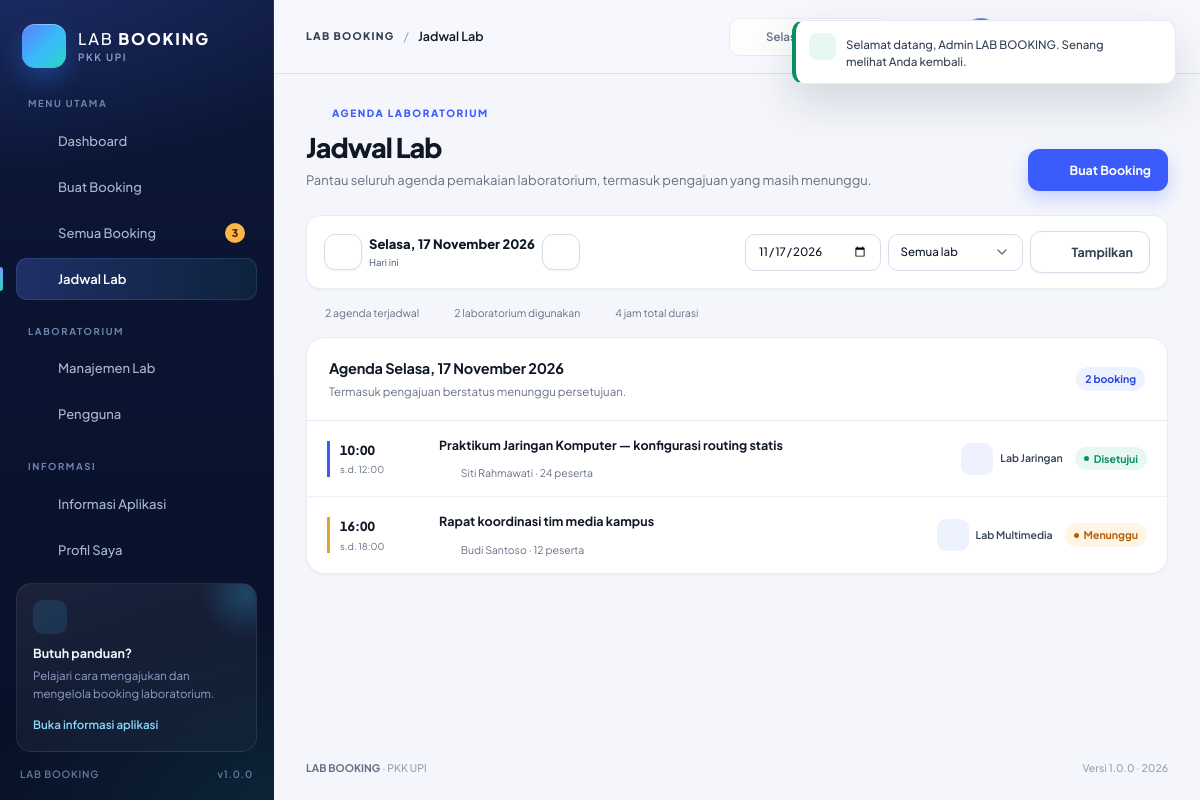
The page /schedule.php (signed in) on the database its author committed.
### tables this page shows
CREATE TABLE `bookings` (
    `id`           INT UNSIGNED NOT NULL AUTO_INCREMENT,
    `booking_code` VARCHAR(24) NOT NULL,
    `user_id`      INT UNSIGNED NOT NULL,
    `lab_id`       INT UNSIGNED NOT NULL,
    `booking_date` DATE NOT NULL,
    `start_time`   TIME NOT NULL,
    `end_time`     TIME NOT NULL,
    `purpose`      VARCHAR(255) NOT NULL,
    `participants` SMALLINT UNSIGNED NOT NULL DEFAULT 1,
    `status`       ENUM('pending', 'approved', 'rejected', 'cancelled', 'completed') NOT NULL DEFAULT 'pending',
    `admin_note`   TEXT DEFAULT NULL,
    `reviewed_by`  INT UNSIGNED DEFAULT NULL,
    `reviewed_at`  DATETIME DEFAULT NULL,
    `created_at`   DATETIME NOT NULL DEFAULT CURRENT_TIMESTAMP,
    `updated_at`   DATETIME NOT NULL DEFAULT CURRENT_TIMESTAMP ON UPDATE CURRENT_TIMESTAMP,
    PRIMARY KEY (`id`),
    UNIQUE KEY `uq_bookings_code` (`booking_code`),
    KEY `idx_bookings_lab_date` (`lab_id`, `booking_date`, `start_time`, `end_time`),
    KEY `idx_bookings_user` (`user_id`),
    KEY `idx_bookings_status` (`status`),
    KEY `idx_bookings_date` (`booking_date`),
    CONSTRAINT `fk_bookings_user`
        FOREIGN KEY (`user_id`) REFERENCES `users` (`id`)
        ON UPDATE CASCADE ON DELETE RESTRICT,
    CONSTRAINT `fk_bookings_lab`
        FOREIGN KEY (`lab_id`) REFERENCES `labs` (`id`)
        ON UPDATE CASCADE ON DELETE RESTRICT,
    CONSTRAINT `fk_bookings_reviewer`
        FOREIGN KEY (`reviewed_by`) REFERENCES `users` (`id`)
        ON UPDATE CASCADE ON DELETE SET NULL
);

CREATE TABLE `users` (
    `id`         INT UNSIGNED NOT NULL AUTO_INCREMENT,
    `name`       VARCHAR(100) NOT NULL,
    `email`      VARCHAR(150) NOT NULL,
    `password`   VARCHAR(255) NOT NULL,
    `role`       ENUM('admin', 'user') NOT NULL DEFAULT 'user',
    `phone`      VARCHAR(30) DEFAULT NULL,
    `department` VARCHAR(120) DEFAULT NULL,
    `status`     ENUM('active', 'inactive') NOT NULL DEFAULT 'active',
    `created_at` DATETIME NOT NULL DEFAULT CURRENT_TIMESTAMP,
    `updated_at` DATETIME NOT NULL DEFAULT CURRENT_TIMESTAMP ON UPDATE CURRENT_TIMESTAMP,
    PRIMARY KEY (`id`),
    UNIQUE KEY `uq_users_email` (`email`),
    KEY `idx_users_role` (`role`),
    KEY `idx_users_status` (`status`)
);

CREATE TABLE `labs` (
    `id`          INT UNSIGNED NOT NULL AUTO_INCREMENT,
    `name`        VARCHAR(120) NOT NULL,
    `code`        VARCHAR(20) NOT NULL,
    `description` TEXT DEFAULT NULL,
    `location`    VARCHAR(150) NOT NULL,
    `capacity`    SMALLINT UNSIGNED NOT NULL DEFAULT 1,
    `facilities`  TEXT DEFAULT NULL,
    `status`      ENUM('active', 'inactive') NOT NULL DEFAULT 'active',
    `created_at`  DATETIME NOT NULL DEFAULT CURRENT_TIMESTAMP,
    `updated_at`  DATETIME NOT NULL DEFAULT CURRENT_TIMESTAMP ON UPDATE CURRENT_TIMESTAMP,
    PRIMARY KEY (`id`),
    UNIQUE KEY `uq_labs_code` (`code`),
    KEY `idx_labs_status` (`status`)
);

### config/database.php (called while the page is built, shortened)
<?php
function db(): PDO
{
    static $pdo = null;
    if ($pdo instanceof PDO) {
        return $pdo;
    }
    $dsn = sprintf(
        'mysql:host=%s;port=%s;dbname=%s;charset=%s',
        DB_HOST,
        DB_PORT,
        DB_NAME,
        DB_CHARSET
    );
    try {
        $pdo = new PDO($dsn, DB_USER, DB_PASS, [
            PDO::ATTR_ERRMODE            => PDO::ERRMODE_EXCEPTION,
            PDO::ATTR_DEFAULT_FETCH_MODE => PDO::FETCH_ASSOC,
            PDO::ATTR_EMULATE_PREPARES   => false,
        ]);
    } catch (PDOException $exception) {
        http_response_code(500);
        if (APP_DEBUG) {
            $message = htmlspecialchars($exception->getMessage(), ENT_QUOTES, 'UTF-8');
            $database = htmlspecialchars(DB_NAME, ENT_QUOTES, 'UTF-8');
            echo '<!doctype html><html lang="id"><head><meta charset="utf-8">';
            echo '<title>Koneksi Database — LAB BOOKING</title>';
            echo '<style>body{font-family:system-ui,sans-serif;background:#f4f6fb;color:#101828;display:grid;place-items:center;min-height:100vh;margin:0}'
                . '.box{max-width:680px;background:#fff;padding:36px;border-radius:20px;border:1px solid #e4e7ec;box-shadow:0 20px 50px rgba(16,24,40,.08)}'
                . 'h1{font-size:22px;margin:0 0 8px}p{color:#667085;line-height:1.65}code{display:block;background:#101828;color:#d1fadf;padding:16px;border-radius:10px;margin-top:16px;white-space:pre-wrap;word-break:break-word}'
                . 'strong{color:#101828}</style></head><body><div class="box">';
            echo '<h1>LAB BOOKING belum dapat terhubung ke database</h1>';
            echo '<p>Pastikan MySQL pada Laragon sudah berjalan, database <strong>' . $database . '</strong> sudah dibuat, '
                . 'dan kredensial pada <strong>config/config.php</strong> sudah benar.</p>';
            echo '<p>Impor berkas <strong>database/lab_booking.sql</strong> melalui phpMyAdmin, lalu muat ulang halaman ini.</p>';
            echo '<code>' . $message . '</code></div></body></html>';
            exit;
        }
        exit('LAB BOOKING tidak dapat terhubung ke database. Silakan periksa konfigurasi.');
    }
    return $pdo;
}

### schedule.php (the view, shortened to what this page needs)
<?php
require_once __DIR__ . '/includes/functions.php';
require_login();
$user = current_user();
$isAdmin = $user['role'] === 'admin';
$date = get('date');
if ($date === '' || !is_valid_date($date)) {
    $date = date('Y-m-d');
}
$labFilter = (int) get('lab_id');
$statuses = $isAdmin ? ['pending', 'approved', 'completed'] : ['approved', 'completed'];
$placeholders = implode(',', array_fill(0, count($statuses), '?'));
$sql = "SELECT b.*, l.name AS lab_name, l.code AS lab_code, l.location AS lab_location,
               u.name AS user_name
        FROM bookings b
        JOIN labs l ON l.id = b.lab_id
        JOIN users u ON u.id = b.user_id
        WHERE b.booking_date = ?
          AND b.status IN ($placeholders)";
$parameters = array_merge([$date], $statuses);
$sql .= ' ORDER BY b.start_time ASC, l.name ASC';
$agenda = q($sql, $parameters)->fetchAll();
$totalMinutes = 0;
$usedLabs = [];
foreach ($agenda as $item) {
    $totalMinutes += minutes_between($item['start_time'], $item['end_time']);
    $usedLabs[$item['lab_id']] = true;
}
$selectedDate = new DateTimeImmutable($date);
$today = new DateTimeImmutable('today');
$previousDate = $selectedDate->modify('-1 day')->format('Y-m-d');
$nextDate = $selectedDate->modify('+1 day')->format('Y-m-d');
$scheduleUrl = static function (string $targetDate) use ($labFilter): string {
    $query = ['date' => $targetDate];
    if ($labFilter > 0) {
        $query['lab_id'] = $labFilter;
    }
    return url('schedule.php') . '?' . http_build_query($query);
};
require __DIR__ . '/includes/header.php';
?>
<div class="page-head">
    <div class="page-head-text">
        <span class="page-eyebrow"><?= icon('calendar') ?>Agenda Laboratorium</span>
        <h1 class="page-title">Jadwal Lab</h1>
        <p class="page-subtitle">
            <?= $isAdmin
                ? 'Pantau seluruh agenda pemakaian laboratorium, termasuk pengajuan yang masih menunggu.'
                : 'Lihat jadwal pemakaian laboratorium yang telah disetujui.' ?>
        </p>
    </div>
    <div class="page-actions">
        <a class="btn btn-primary" href="<?= e(url('bookings/create.php' . ($labFilter > 0 ? '?lab_id=' . $labFilter : ''))) ?>">
            <?= icon('plus') ?>Buat Booking
        </a>
    </div>
</div>
<div class="date-toolbar">
    <div class="date-nav">
        <a class="btn btn-secondary btn-icon" href="<?= e($scheduleUrl($previousDate)) ?>" aria-label="Hari sebelumnya">
            <?= icon('chevron-left') ?>
        </a>
        <div class="date-display">
            <?= e(format_date($date, 'long', true)) ?>
            <span><?= $selectedDate->format('Y-m-d') === $today->format('Y-m-d') ? 'Hari ini' : 'Jadwal harian' ?></span>
        </div>
        <a class="btn btn-secondary btn-icon" href="<?= e($scheduleUrl($nextDate)) ?>" aria-label="Hari berikutnya">
            <?= icon('chevron-right') ?>
        </a>
    </div>
    <form class="date-picker-form" method="get" action="<?= e(url('schedule.php')) ?>">
        <input class="input" type="date" name="date" value="<?= e($date) ?>" aria-label="Pilih tanggal jadwal">
        <select class="select" name="lab_id" aria-label="Filter laboratorium">
            <option value="">Semua lab</option>
        </select>
        <button class="btn btn-secondary" type="submit"><?= icon('filter') ?>Tampilkan</button>
    </form>
</div>
<div class="schedule-summary">
    <span><?= icon('calendar-check') ?><?= count($agenda) ?> agenda terjadwal</span>
    <span><?= icon('flask') ?><?= count($usedLabs) ?> laboratorium digunakan</span>
    <span><?= icon('clock') ?><?= e(format_duration($totalMinutes)) ?> total durasi</span>
</div>
<section class="card">
    <div class="card-header">
        <div class="card-heading">
            <h2 class="card-title">Agenda <?= e(format_date($date, 'long', true)) ?></h2>
            <p class="card-subtitle">
                <?= $isAdmin ? 'Termasuk pengajuan berstatus menunggu persetujuan.' : 'Hanya menampilkan jadwal yang sudah disetujui.' ?>
            </p>
        </div>
        <span class="badge badge-primary"><?= count($agenda) ?> booking</span>
    </div>
    <?php if ($agenda === []): ?>
        <div class="empty-state">
            <div class="empty-icon"><?= icon('calendar') ?></div>
            <h3>Tidak ada jadwal pada tanggal ini</h3>
            <p>
                <?= $labFilter > 0
                    ? 'Laboratorium yang dipilih belum memiliki agenda pada tanggal tersebut. Coba pilih lab atau tanggal lain.'
                    : 'Belum ada pemakaian laboratorium yang terjadwal. Anda dapat menjadi yang pertama mengajukan booking.' ?>
            </p>
            <a class="btn btn-primary btn-sm" href="<?= e(url('bookings/create.php' . ($labFilter > 0 ? '?lab_id=' . $labFilter : ''))) ?>">
                <?= icon('plus') ?>Buat Booking
            </a>
        </div>
    <?php else: ?>
        <div class="schedule-list">
            <?php foreach ($agenda as $item): ?>
                <div class="schedule-row">
                    <div class="schedule-row-time<?= $item['status'] === 'pending' ? ' is-pending' : '' ?>">
                        <strong><?= e(format_time($item['start_time'])) ?></strong>
                        <span>s.d. <?= e(format_time($item['end_time'])) ?></span>
                    </div>
                    <div class="schedule-row-main">
                        <strong><?= e($item['purpose']) ?></strong>
                        <p><?= icon('user') ?> <?= e($item['user_name']) ?> · <?= (int) $item['participants'] ?> peserta</p>
                    </div>
                    <div class="schedule-row-meta">
                        <span class="lab-label">
                            <span class="schedule-lab-icon"><?= icon(lab_icon_name(['code' => $item['lab_code'], 'name' => $item['lab_name']])) ?></span>
                            <?= e($item['lab_name']) ?>
                        </span>
                        <?= booking_status_badge($item['status']) ?>
                    </div>
                </div>
            <?php endforeach; ?>
        </div>
    <?php endif; ?>
</section>
<?php require __DIR__ . '/includes/footer.php'; ?>

### includes/icons.php (shortened to what this page needs)
<?php
function icon(string $name, string $class = ''): string
{
    if (!isset($paths[$name])) {
        $name = 'info';
    }
    $classAttribute = $class !== '' ? ' class="' . htmlspecialchars($class, ENT_QUOTES, 'UTF-8') . '"' : '';
    return '<svg' . $classAttribute . ' viewBox="0 0 24 24" fill="none" stroke="currentColor" '
        . 'stroke-width="1.8" stroke-linecap="round" stroke-linejoin="round" aria-hidden="true" focusable="false">'
        . $paths[$name] . '</svg>';
}

### includes/functions.php (shortened to what this page needs)
<?php
require_once __DIR__ . '/../config/database.php';
require_once __DIR__ . '/icons.php';
function e(mixed $value): string
{
    return htmlspecialchars((string) $value, ENT_QUOTES | ENT_SUBSTITUTE, 'UTF-8');
}
function url(string $path = ''): string
{
    return BASE_URL . '/' . ltrim($path, '/');
}
function get(string $key, string $default = ''): string
{
    $value = $_GET[$key] ?? $default;
    return is_scalar($value) ? trim((string) $value) : $default;
}
function current_user(): ?array
{
    static $resolved = false;
    static $user = null;
    if ($resolved) {
        return $user;
    }
    $resolved = true;
    $userId = (int) ($_SESSION['user_id'] ?? 0);
    $statement = db()->prepare('SELECT * FROM users WHERE id = ? LIMIT 1');
    $statement->execute([$userId]);
    $found = $statement->fetch();
    return $user = $found;
}
function is_logged_in(): bool
{
    return current_user() !== null;
}
function require_login(): void
{
    if (!is_logged_in()) {
        flash('warning', 'Silakan masuk terlebih dahulu untuk mengakses halaman tersebut.');
        redirect('login.php');
    }
}
function q(string $sql, array $parameters = []): PDOStatement
{
    $statement = db()->prepare($sql);
    $statement->execute($parameters);
    return $statement;
}
function booking_statuses(): array
{
    return [
        'pending'   => ['label' => 'Menunggu', 'class' => 'warning'],
        'approved'  => ['label' => 'Disetujui', 'class' => 'success'],
        'rejected'  => ['label' => 'Ditolak', 'class' => 'danger'],
        'cancelled' => ['label' => 'Dibatalkan', 'class' => 'neutral'],
        'completed' => ['label' => 'Selesai', 'class' => 'info'],
    ];
}
function booking_status_badge(string $status, bool $dot = true): string
{
    $meta = booking_statuses()[$status] ?? ['label' => ucfirst($status), 'class' => 'neutral'];
    $dotHtml = $dot ? '<span class="badge-dot"></span>' : '';
    return '<span class="badge badge-' . e($meta['class']) . '">' . $dotHtml . e($meta['label']) . '</span>';
}
function initials(string $name): string
{
    $name = trim($name);
    $parts = preg_split('/\s+/', $name) ?: [$name];
    return mb_strtoupper(mb_substr($parts[0], 0, 1) . mb_substr($parts[count($parts) - 1], 0, 1));
}
function avatar(string $name, string $class = ''): string
{
    $safeClass = $class !== '' ? ' ' . e($class) : '';
    return '<span class="avatar' . $safeClass . '" aria-hidden="true">' . e(initials($name)) . '</span>';
}
function lab_icon_name(array $lab): string
{
    $code = strtoupper((string) ($lab['code'] ?? ''));
    $name = strtolower((string) ($lab['name'] ?? ''));
    if (str_starts_with($code, 'LM') || str_contains($name, 'multimedia')) {
        return 'video';
    }
    if (str_starts_with($code, 'LJ') || str_contains($name, 'jaringan')) {
        return 'network';
    }
    return 'monitor';
}
function format_date(?string $date, string $style = 'short', bool $withDay = false): string
{
    $timestamp = strtotime($date);
    $months = [
        1  => 'Januari', 2  => 'Februari', 3 => 'Maret', 4 => 'April',
        5  => 'Mei', 6 => 'Juni', 7 => 'Juli', 8 => 'Agustus',
        9  => 'September', 10 => 'Oktober', 11 => 'November', 12 => 'Desember',
    ];
    $monthsShort = [
        1 => 'Jan', 2 => 'Feb', 3 => 'Mar', 4 => 'Apr', 5 => 'Mei', 6 => 'Jun',
        7 => 'Jul', 8 => 'Agu', 9 => 'Sep', 10 => 'Okt', 11 => 'Nov', 12 => 'Des',
    ];
    $days = ['Minggu', 'Senin', 'Selasa', 'Rabu', 'Kamis', 'Jumat', 'Sabtu'];
    $monthName = $style === 'long'
        ? $months[(int) date('n', $timestamp)]
        : $monthsShort[(int) date('n', $timestamp)];
    $formatted = date('j', $timestamp) . ' ' . $monthName . ' ' . date('Y', $timestamp);
    if ($withDay) {
        $formatted = $days[(int) date('w', $timestamp)] . ', ' . $formatted;
    }
    return $formatted;
}
function format_time(?string $time): string
{
    return substr($time, 0, 5);
}
function minutes_between(string $start, string $end): int
{
    $startTimestamp = strtotime('1970-01-01 ' . $start);
    $endTimestamp = strtotime('1970-01-01 ' . $end);
    return max(0, (int) round(($endTimestamp - $startTimestamp) / 60));
}
function format_duration(int $minutes): string
{
    $hours = intdiv($minutes, 60);
    $remaining = $minutes % 60;
    if ($hours > 0) {
        return $hours . ' jam';
    }
    return $remaining . ' menit';
}

### rows shown on the page
bookings: start_time "10:00", end_time "12:00", purpose "Praktikum Jaringan Komputer — konfigurasi routing statis", user.name "Siti Rahmawati", participants "24", lab.name "Lab Jaringan", status "Disetujui"
bookings: start_time "16:00", end_time "18:00", purpose "Rapat koordinasi tim media kampus", user.name "Budi Santoso", participants "12", lab.name "Lab Multimedia", status "Menunggu"

### other values the page prints
APP_ORGANIZATION "PKK UPI"
$pendingApprovals "3"
APP_VERSION "1.0.0"
$pageTitle "Jadwal Lab"
$flash['message'] "Selamat datang, Admin LAB BOOKING. Senang melihat Anda kembali."
format_date($date, 'long', true) "Selasa, 17 November 2026"
count($agenda) "2"
count($usedLabs) "2"
format_duration($totalMinutes) "4 jam"
APP_YEAR "2026"
